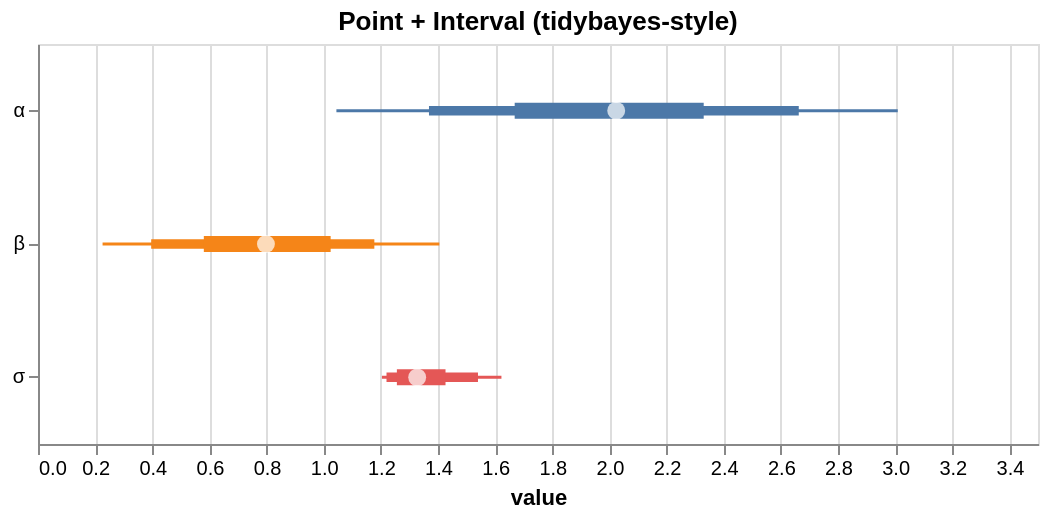

The Vega-Lite source for this figure:
### Vega-Lite specification from a JSON file in a GitHub repository (floating-point values rounded to 4 significant figures)
{"$schema": "https://vega.github.io/schema/vega-lite/v5.json", "height": 200, "layer": [{"encoding": {"x2": {"field": "hi_0_95_"}, "x": {"field": "lo_0_95_", "title": "value", "type": "quantitative"}, "color": {"field": "parameter", "type": "nominal", "legend": null}, "y": {"axis": {"title": null}, "field": "parameter", "type": "nominal"}}, "mark": {"strokeWidth": 1.5, "type": "rule"}}, {"encoding": {"x2": {"field": "hi_0_8_"}, "x": {"field": "lo_0_8_", "title": "value", "type": "quantitative"}, "color": {"field": "parameter", "type": "nominal", "legend": null}, "y": {"axis": {"title": null}, "field": "parameter", "type": "nominal"}}, "mark": {"strokeWidth": 4.75, "type": "rule"}}, {"encoding": {"x2": {"field": "hi_0_5_"}, "x": {"field": "lo_0_5_", "title": "value", "type": "quantitative"}, "color": {"field": "parameter", "type": "nominal", "legend": null}, "y": {"axis": {"title": null}, "field": "parameter", "type": "nominal"}}, "mark": {"strokeWidth": 8.0, "type": "rule"}}, {"encoding": {"x": {"field": "__point__", "type": "quantitative"}, "y": {"field": "parameter", "type": "nominal"}}, "mark": {"filled": true, "color": "white", "size": 80, "type": "point"}}], "data": {"values": [{"parameter": "α", "lo_0_95_": 1.044, "lo_0_8_": 1.368, "hi_0_8_": 2.663, "hi_0_5_": 2.33, "__point__": 2.024, "hi_0_95_": 3.009, "lo_0_5_": 1.668}, {"parameter": "β", "lo_0_95_": 0.226, "lo_0_8_": 0.3961, "hi_0_8_": 1.177, "hi_0_5_": 1.024, "__point__": 0.7978, "hi_0_95_": 1.405, "lo_0_5_": 0.5804}, {"parameter": "σ", "lo_0_95_": 1.204, "lo_0_8_": 1.22, "hi_0_8_": 1.54, "hi_0_5_": 1.426, "__point__": 1.327, "hi_0_95_": 1.622, "lo_0_5_": 1.256}]}, "title": "Point + Interval (tidybayes-style)", "width": 500}
